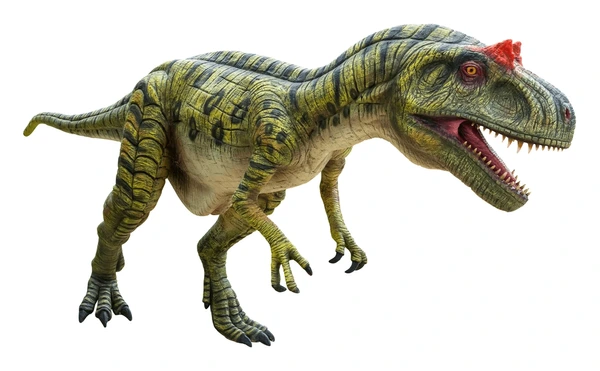
#> input picture opencv_with_python/resources/dino.webp, 600 x 371 px, found by its file name
$ python BlendingImages.py
#> lines starting #> are read from the running program, lines starting #| are printed output that depends on the picture; after the words box and inside, x2 and y2 are one past the last pixel; in counts of white or black regions, pixels touching at a corner belong together
import cv2 as cv

#blending of two images of different sizes

#Loading both the images
dino = cv.imread('./data/dino.webp')
#> dino is the input picture: shape (371, 600, 3); mean B, G, R 194, 204.9, 206.6
house = cv.imread('./data/house.jpg')
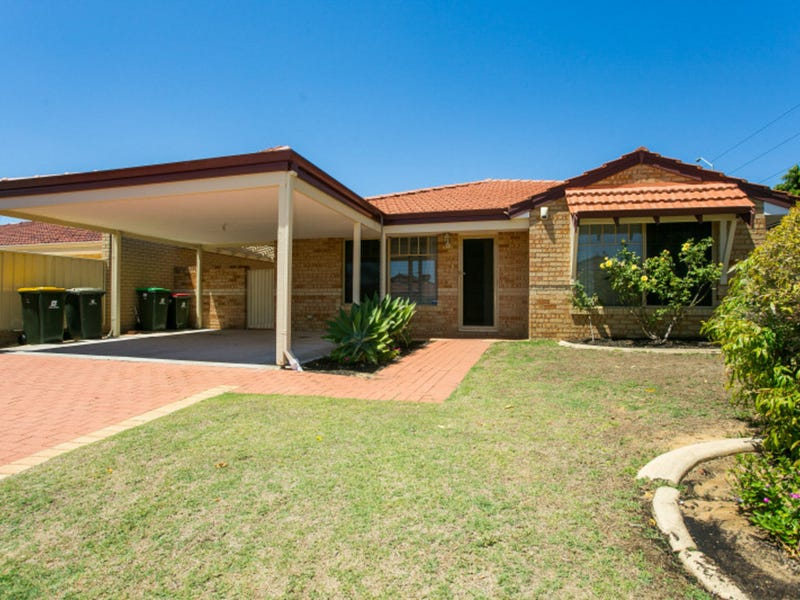
#> input picture opencv_with_python/resources/house.jpg, 800 x 600 px, found by its file name
#> house is the input picture: shape (600, 800, 3); mean B, G, R 129.9, 142, 124.7

#exdending the size of the image to look a big
dino=cv.resize(dino, (350, 550))
#> dino: shape (550, 350, 3)

# picking the region of interest in the house image
#roi must be equall the size of the daino image
roi = house[50:650, 280:630]

#converting daino image color to gray from bgr
dino2gray = cv.cvtColor(dino, cv.COLOR_BGR2GRAY)
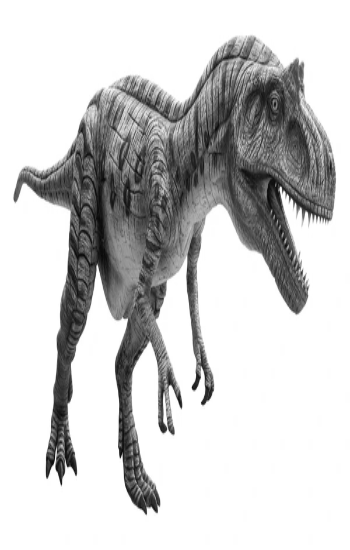
#> dino2gray: shape (550, 350); min 8, max 255, mean 204.1

#removing the background and taking only the Dinosaur from the image
_,mask = cv.threshold(dino2gray,245,255,cv.THRESH_BINARY)
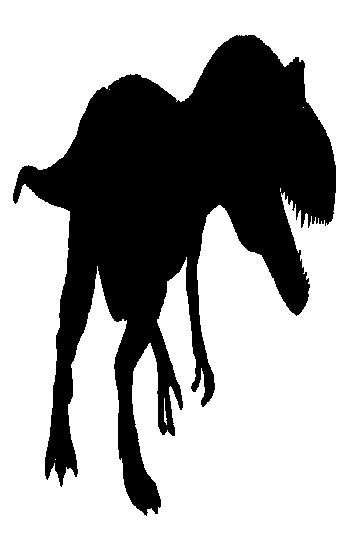
#> mask: shape (550, 350); 66.5% white; 1 black region, box (x1, y1, x2, y2) and area: (13, 35, 336, 516) 64548

#taking inverse of the mask to black the background
mask_inv=cv.bitwise_not(mask)

#adding dino mask to the roi taken from the house image
roi_mask = cv.bitwise_and(roi, roi, mask=mask)
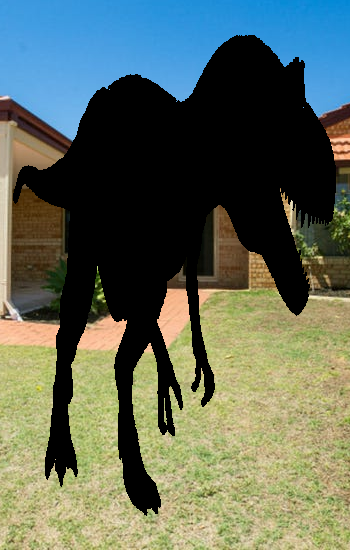
#> roi_mask: shape (550, 350, 3); mean B, G, R 89.9, 105, 94.4

#adding imverse of the mask to the dino image
dino_mask = cv.bitwise_and(dino, dino, mask=mask_inv)
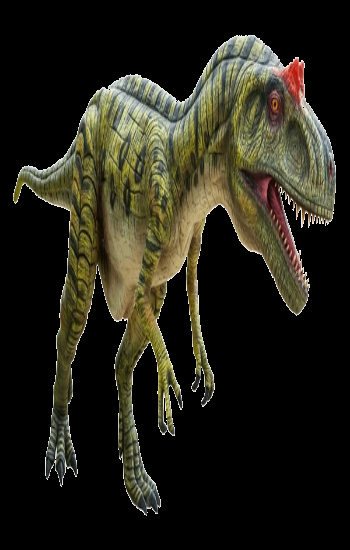
#> dino_mask: shape (550, 350, 3); mean B, G, R 24.7, 35.4, 37.2

#adding both of the mask togather to restore their respective colors
final_roi=cv.add(roi_mask, dino_mask)
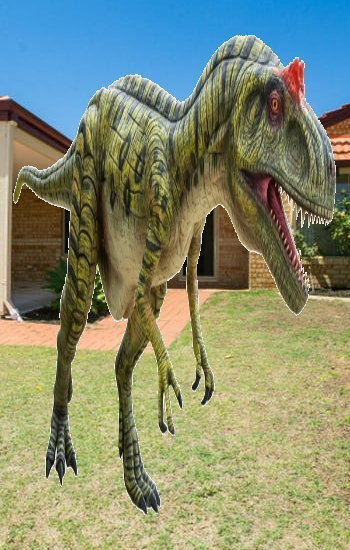
#> final_roi: shape (550, 350, 3); mean B, G, R 114.5, 140.4, 131.6

#adding the final roi to the indexes from where roi was taken in the house image
house[50:650,280:630] = final_roi
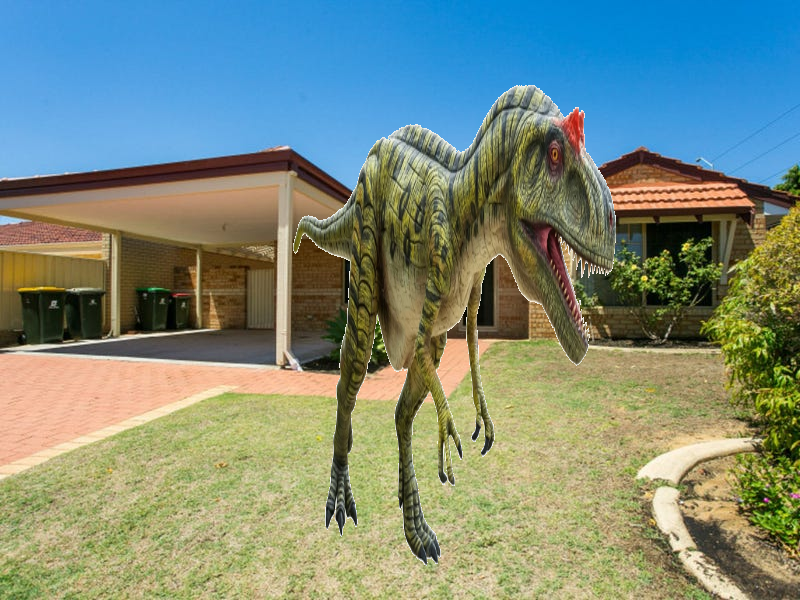
#> house: shape (600, 800, 3); 13.45% of pixels changed, all inside (x1, y1, x2, y2) = (293, 85, 616, 566)

#showing the final image created
cv.imshow('final_image',house)

#waiting for a key to press to end the program
cv.waitKey(0)
